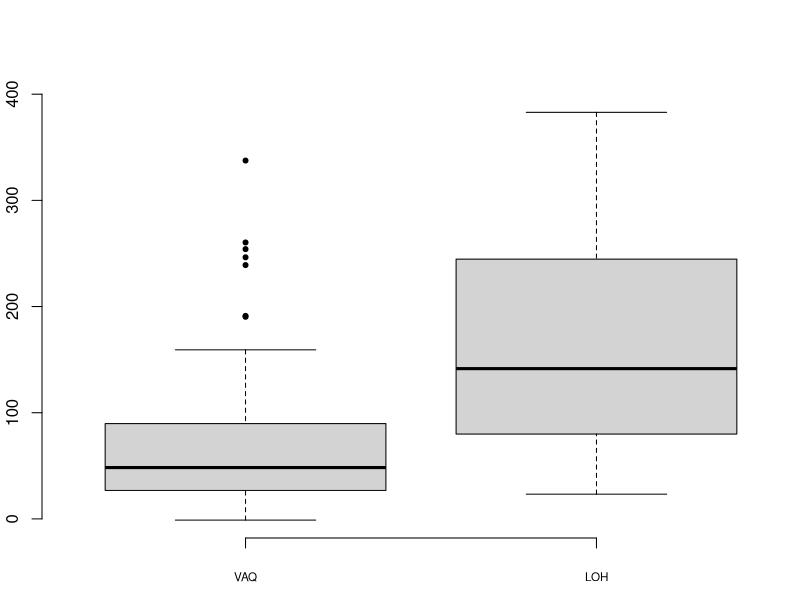
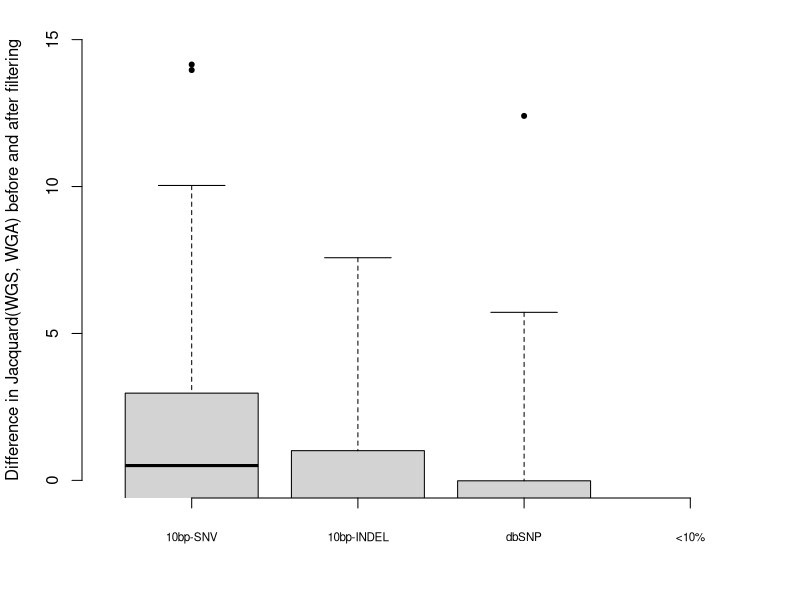

Source code (R) for these figures, in order:
## first get data

## this table has the size of the overlap and the size of the total, everything for the "before" Jacquard, for each sample
data1 = read.table( "../FIGURE_DATA/STD40_unfiltered_overlap.txt", header=T, stringsAsFactors=FALSE )
## this table has the number of mutations excluded from the total for each sample for each filter
data2 = read.table( "../FIGURE_DATA/numbers_excluded_by_filter_MUTATION_CALLS_STD40.txt", header=T, stringsAsFactors=FALSE )
## this table has the number of mutations for each sample/filter that were excluded FOR THE OVERLAP
data3 = read.table( "../FIGURE_DATA/overlap_numbers_excluded_by_filter_MUTATION_CALLS_STD40.txt", header=T, stringsAsFactors=FALSE )

## from data1, we want the following columns: SAMPLE, OVERLAP, TOTAL
## (Jacquard^before( WGS, WGA )=OVERLAP/TOTAL
data1$DIFFERENCE<-NULL
data1$ONLY_WGA.C282.<-NULL
data1$TOTAL_WGA.C282.<-NULL
data1$ONLY_WGS.C484.<-NULL
data1$TOTAL_WGS.C484.<-NULL
data1$PERCENT_OVERLAP_by_ALL<-NULL
data1$PERCENT_OVERLAP_by_WGA.282<-NULL
data1$PERCENT_OVERLAP_by_WGS.484<-NULL
data1$PERCENT_DIFFERENCE_by_ALL<-NULL
data1$PERCENT_DIFFERENCE_by_WGA.282<-NULL
data1$PERCENT_DIFFERENCE_by_WGS.484<-NULL

data1$Jacquard.before<-data1$OVERLAP/data1$TOTAL

## from data2 (excluded by filter from SAMPLE), we want SAMPLE, FILT_3, FILT_4, FILT_5, FILT_6, FILT_7 (renamed tot.)
# change C282 and C484 to a new column, type
data2$newtype<-"NA"
data2$newname<-"NA"
for (i in 1:length(data2$SAMPLE)){
	oldname<-data2$SAMPLE[ i ]
	newname<-substr( oldname, 6, 18 )
	data2$newname[ i ]<-newname
}
for (i in 1:length(data2$SAMPLE)){
	oldname<-data2$SAMPLE[ i ]
	newtype<-substr( oldname, 1, 5 )
	data2$newtype[ i ]<-newtype
}
# divide data2 into two data frames, by type
WGA<-data2[data2$newtype=="C282.",]
WGS<-data2[data2$newtype=="C484.",]
# WGA change the name of the columns in each new dataframe, and get rid of the type column
for (i in 1:length(WGA$SAMPLE)){
	WGA$SAMPLE[ i ]<-WGA$newname[ i ]
}
WGA$newname<-NULL
WGA$newtype<-NULL
names( WGA )[ 2 ] <- "WGA.tot.F2"
names( WGA )[ 3 ] <- "WGA.tot.F3"
names( WGA )[ 4 ] <- "WGA.tot.F4"
names( WGA )[ 5 ] <- "WGA.tot.F5"
names( WGA )[ 6 ] <- "WGA.tot.F6"
names( WGA )[ 7 ] <- "WGA.tot.F7"
names( WGA )[ 8 ] <- "WGA.tot.F8"
# WGS change the name of the columns in each new dataframe, and get rid of the type column
for (i in 1:length(WGS$SAMPLE)){
	WGS$SAMPLE[ i ]<-WGS$newname[ i ]
}
WGS$newname<-NULL
WGS$newtype<-NULL
names( WGS )[ 2 ] <- "WGS.tot.F2"
names( WGS )[ 3 ] <- "WGS.tot.F3"
names( WGS )[ 4 ] <- "WGS.tot.F4"
names( WGS )[ 5 ] <- "WGS.tot.F5"
names( WGS )[ 6 ] <- "WGS.tot.F6"
names( WGS )[ 7 ] <- "WGS.tot.F7"
names( WGS )[ 8 ] <- "WGS.tot.F8"
# merge the two data frames with data1
merged1<-merge( data1, WGA )
merged2<-merge( merged1, WGS )

## from data3 (excluded by sample from OVERLAP), we want SAMPLE, FILT_3, FILT_4, FILT_5, FILT_6, FILT_7 (renamed over.)
names( data3 )[ 2 ] <- "over.F2"
names( data3 )[ 4 ] <- "over.F3"
names( data3 )[ 6 ] <- "over.F4"
names( data3 )[ 8 ] <- "over.F5"
names( data3 )[ 10 ] <- "over.F6"
names( data3 )[ 12 ] <- "over.F7"
names( data3 )[ 14 ] <- "over.F8"
data3$FILT_2_PERCENT<-NULL
data3$FILT_3_PERCENT<-NULL
data3$FILT_4_PERCENT<-NULL
data3$FILT_5_PERCENT<-NULL
data3$FILT_6_PERCENT<-NULL
data3$FILT_7_PERCENT<-NULL
data3$FILT_8_PERCENT<-NULL
mergedData<-merge( merged2, data3 )

## per filter, 
## (Jacquard^after( WGS, WGA )=(OVERLAP - over.F3)/(TOTAL - WGS.tot.F3 - WGA.tot.F3 + over.F3)
mergedData$F2.overlap<-mergedData$OVERLAP-mergedData$over.F2
mergedData$F3.overlap<-mergedData$OVERLAP-mergedData$over.F3
mergedData$F4.overlap<-mergedData$OVERLAP-mergedData$over.F4
mergedData$F5.overlap<-mergedData$OVERLAP-mergedData$over.F5
mergedData$F6.overlap<-mergedData$OVERLAP-mergedData$over.F6
mergedData$F7.overlap<-mergedData$OVERLAP-mergedData$over.F7
mergedData$F8.overlap<-mergedData$OVERLAP-mergedData$over.F8

mergedData$F2.total<-mergedData$TOTAL-mergedData$WGS.tot.F2-mergedData$WGA.tot.F2+mergedData$over.F2
mergedData$F3.total<-mergedData$TOTAL-mergedData$WGS.tot.F3-mergedData$WGA.tot.F3+mergedData$over.F3
mergedData$F4.total<-mergedData$TOTAL-mergedData$WGS.tot.F4-mergedData$WGA.tot.F4+mergedData$over.F4
mergedData$F5.total<-mergedData$TOTAL-mergedData$WGS.tot.F5-mergedData$WGA.tot.F5+mergedData$over.F5
mergedData$F6.total<-mergedData$TOTAL-mergedData$WGS.tot.F6-mergedData$WGA.tot.F6+mergedData$over.F6
mergedData$F7.total<-mergedData$TOTAL-mergedData$WGS.tot.F7-mergedData$WGA.tot.F7+mergedData$over.F7
mergedData$F8.total<-mergedData$TOTAL-mergedData$WGS.tot.F8-mergedData$WGA.tot.F8+mergedData$over.F8

mergedData$Jacquard.F2<-mergedData$F2.overlap/mergedData$F2.total
mergedData$Jacquard.F3<-mergedData$F2.overlap/mergedData$F3.total
mergedData$Jacquard.F4<-mergedData$F2.overlap/mergedData$F4.total
mergedData$Jacquard.F5<-mergedData$F2.overlap/mergedData$F5.total
mergedData$Jacquard.F6<-mergedData$F2.overlap/mergedData$F6.total
mergedData$Jacquard.F7<-mergedData$F2.overlap/mergedData$F7.total
mergedData$Jacquard.F8<-mergedData$F2.overlap/mergedData$F8.total

## finally, calculate delta( Jacquard )

mergedData$delta.Jacquard.F2<-((mergedData$Jacquard.F2-mergedData$Jacquard.before)/mergedData$Jacquard.before)*100
mergedData$delta.Jacquard.F3<-((mergedData$Jacquard.F3-mergedData$Jacquard.before)/mergedData$Jacquard.before)*100
mergedData$delta.Jacquard.F4<-((mergedData$Jacquard.F4-mergedData$Jacquard.before)/mergedData$Jacquard.before)*100
mergedData$delta.Jacquard.F5<-((mergedData$Jacquard.F5-mergedData$Jacquard.before)/mergedData$Jacquard.before)*100
mergedData$delta.Jacquard.F6<-((mergedData$Jacquard.F6-mergedData$Jacquard.before)/mergedData$Jacquard.before)*100
mergedData$delta.Jacquard.F7<-((mergedData$Jacquard.F7-mergedData$Jacquard.before)/mergedData$Jacquard.before)*100
mergedData$delta.Jacquard.F8<-((mergedData$Jacquard.F8-mergedData$Jacquard.before)/mergedData$Jacquard.before)*100

## then make figure 6 for the paper

#pdf( "../FIGURE_PDFS/Jacquard1.pdf", width=6, height=5 )
par(bty='n', mar=c(3.1,2.1,1.1,0))
boxplot( mergedData[,c(50,52)], ylim=c(0,450), xaxt='n', ylab="Difference in Jacquard(WGS, WGA) before and after filtering", pch=20 )
axis( 1, at=1:2, padj = 0.8, cex.axis=0.7, labels=c( "VAQ", "LOH" ) )
#dev.off()

#pdf( "../FIGURE_PDFS/Jacquard2.pdf", width=6, height=5 )
par(bty='n', mar=c(5.1,4.1,1.1,0))
boxplot( mergedData[,c(49,48,51,53)], ylim=c(0,15), xaxt='n', ylab="Difference in Jacquard(WGS, WGA) before and after filtering", pch=20 )
axis( 1, at=1:4, padj = 0.8, cex.axis=0.7, labels=c( "10bp-SNV", "10bp-INDEL", "dbSNP", "<10%" ) )
#dev.off()
